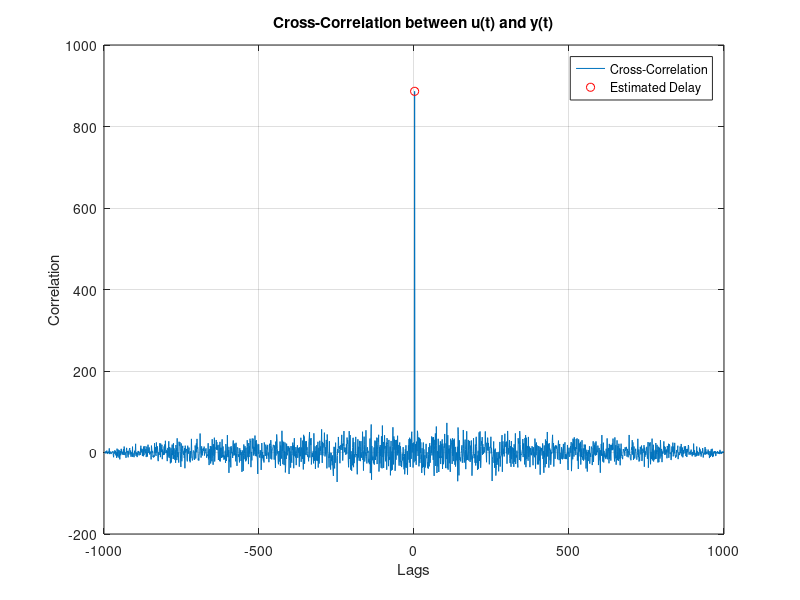

Write MATLAB code to recreate this figure.
% Load the data
load('delay.mat'); % Assuming delay.mat contains two vectors y and u

% Perform cross-correlation between the sent signal u and received signal y
[correlation, lags] = xcorr(y, u);

% Find the index of the peak of the cross-correlation
[~, idx] = max(abs(correlation));

% The corresponding lag gives the estimate of the delay 2*tau
estimated_delay = lags(idx);

% Since the signal is delayed by 2*tau, the actual tau is half the estimated_delay
tau = estimated_delay / 2;

% Display the result
fprintf('The estimated delay τ is %f seconds.\n', tau);

% Optionally, plot the cross-correlation function
figure;
plot(lags, correlation);
title('Cross-Correlation between u(t) and y(t)');
xlabel('Lags');
ylabel('Correlation');
grid on;

% Highlight the peak point
hold on;
plot(lags(idx), correlation(idx), 'ro');
legend('Cross-Correlation', 'Estimated Delay');
hold off;
